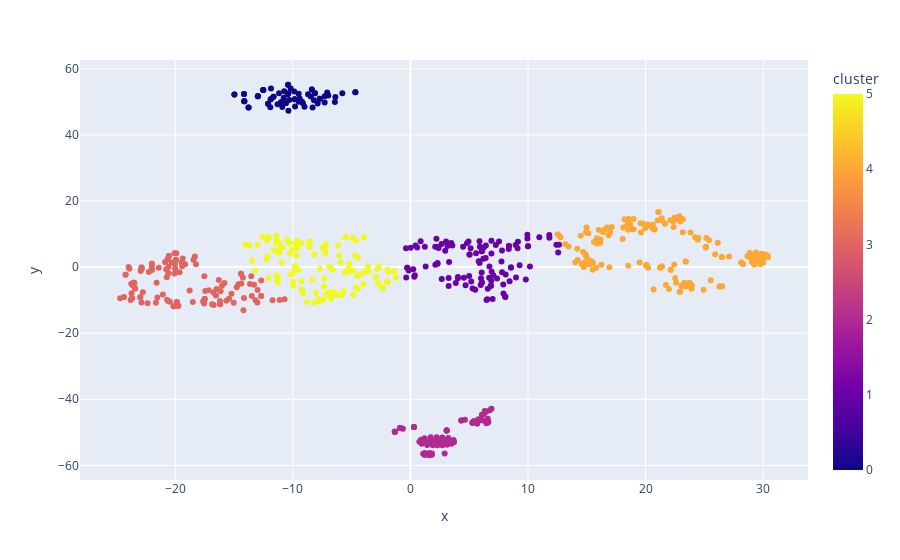

The notebook cell this image was saved under:
### Code cell
import plotly.graph_objects as go
import plotly.express as px
import pandas as pd

df = pd.read_csv("data/tsne_vectors_2d.csv")

fig = px.scatter(
    df,
    x='x',
    y='y',
    color="cluster",
    hover_data=["short_input_texts", "short_bot_texts","intent","short_entities","action_1"],
    )


fig.show()

### Figure 1 — Plotly figure (JSON) as saved in the notebook; plotly's stock layout.template omitted (floating-point values rounded to 4 significant figures; data arrays with more than 128 entries replaced by an {"elided": "..."} marker saying what was removed)
{"data": [{"customdata": {"elided": "655x5 str values"}, "hovertemplate": "x=%{x}<br>y=%{y}<br>short_input_texts=%{customdata[0]}<br>short_bot_texts=%{customdata[1]}<br>intent=%{customdata[2]}<br>short_entities=%{customdata[3]}<br>action_1=%{customdata[4]}<br>cluster=%{marker.color}<extra></extra>", "legendgroup": "", "marker": {"color": {"elided": "655 int values"}, "coloraxis": "coloraxis", "symbol": "circle"}, "mode": "markers", "name": "", "showlegend": false, "type": "scatter", "x": {"elided": "655 float values"}, "xaxis": "x", "y": {"elided": "655 float values"}, "yaxis": "y"}], "layout": {"coloraxis": {"colorbar": {"title": {"text": "cluster"}}, "colorscale": [[0, "#0d0887"], [0.1111, "#46039f"], [0.2222, "#7201a8"], [0.3333, "#9c179e"], [0.4444, "#bd3786"], [0.5556, "#d8576b"], [0.6667, "#ed7953"], [0.7778, "#fb9f3a"], [0.8889, "#fdca26"], [1, "#f0f921"]]}, "legend": {"tracegroupgap": 0}, "margin": {"t": 60}, "xaxis": {"anchor": "y", "domain": [0, 1], "title": {"text": "x"}}, "yaxis": {"anchor": "x", "domain": [0, 1], "title": {"text": "y"}}}}
